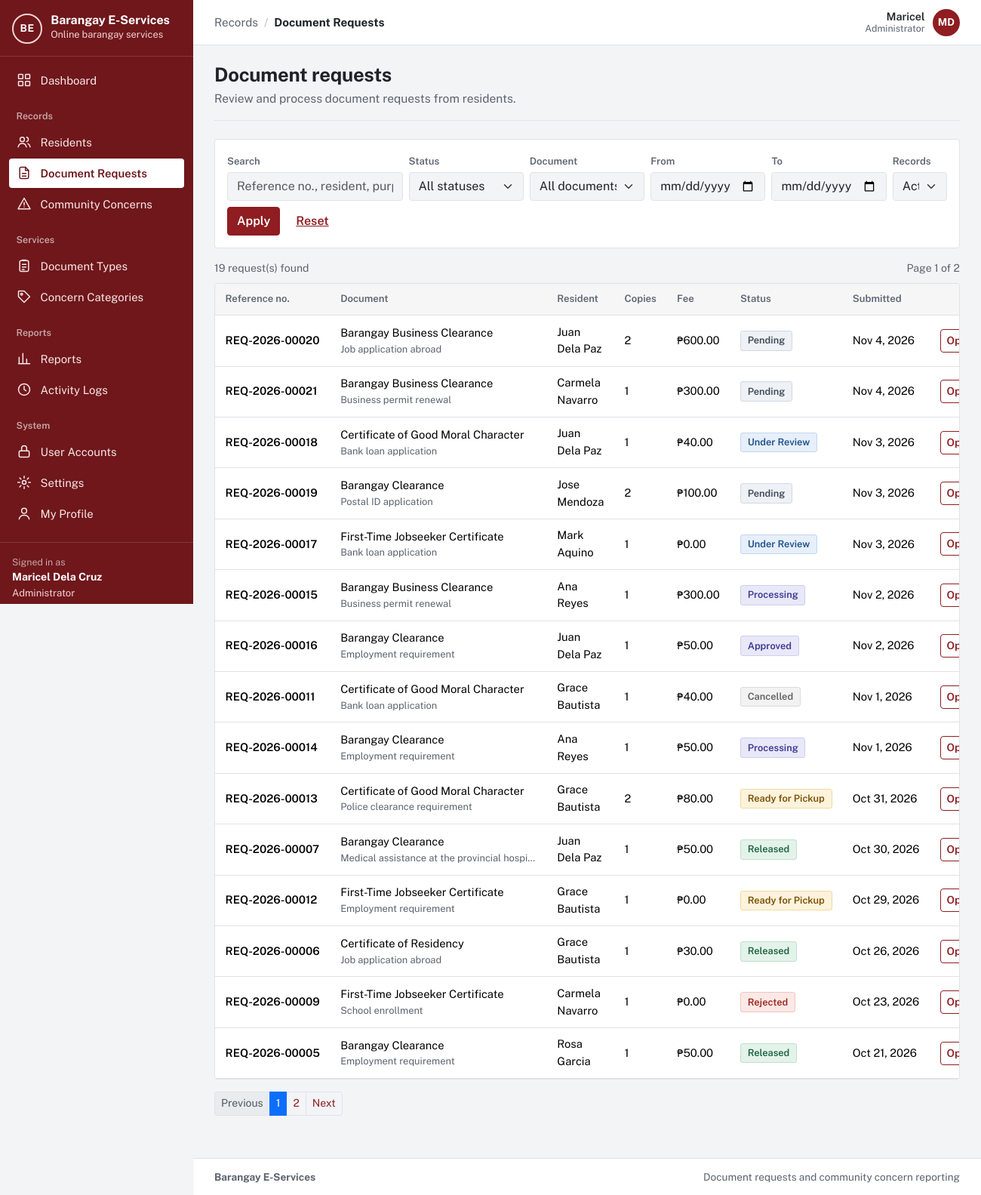
Screenshot of /requests.php (signed in) with the database file from the repository.
### tables this page shows
CREATE TABLE `users` (
  `user_id` int(10) unsigned NOT NULL AUTO_INCREMENT,
  `role_id` tinyint(3) unsigned NOT NULL,
  `purok_id` smallint(5) unsigned DEFAULT NULL,
  `first_name` varchar(60) NOT NULL,
  `last_name` varchar(60) NOT NULL,
  `email` varchar(120) NOT NULL,
  `contact_no` varchar(13) DEFAULT NULL,
  `street_address` varchar(150) DEFAULT NULL,
  `password_hash` varchar(255) NOT NULL,
  `email_verified_at` datetime DEFAULT NULL,
  `is_active` tinyint(1) NOT NULL DEFAULT 1,
  `failed_logins` tinyint(3) unsigned NOT NULL DEFAULT 0,
  `locked_until` datetime DEFAULT NULL,
  `created_at` datetime NOT NULL DEFAULT current_timestamp(),
  `updated_at` datetime NOT NULL DEFAULT current_timestamp() ON UPDATE current_timestamp(),
  PRIMARY KEY (`user_id`),
  UNIQUE KEY `email` (`email`),
  KEY `fk_users_purok` (`purok_id`),
  KEY `idx_users_role` (`role_id`),
  CONSTRAINT `fk_users_purok` FOREIGN KEY (`purok_id`) REFERENCES `puroks` (`purok_id`) ON DELETE SET NULL,
  CONSTRAINT `fk_users_role` FOREIGN KEY (`role_id`) REFERENCES `roles` (`role_id`)
);

CREATE TABLE `roles` (
  `role_id` tinyint(3) unsigned NOT NULL,
  `role_key` varchar(20) NOT NULL,
  `role_name` varchar(50) NOT NULL,
  PRIMARY KEY (`role_id`),
  UNIQUE KEY `role_key` (`role_key`)
);

CREATE TABLE `document_requests` (
  `request_id` int(10) unsigned NOT NULL AUTO_INCREMENT,
  `reference_no` varchar(20) DEFAULT NULL,
  `resident_id` int(10) unsigned NOT NULL,
  `doc_type_id` smallint(5) unsigned NOT NULL,
  `purpose` varchar(255) NOT NULL,
  `copies` tinyint(3) unsigned NOT NULL DEFAULT 1,
  `fee_amount` decimal(8,2) NOT NULL,
  `status` enum('Pending','Under Review','Approved','Rejected','Processing','Ready for Pickup','Released','Cancelled') NOT NULL DEFAULT 'Pending',
  `remarks` varchar(500) DEFAULT NULL,
  `handled_by` int(10) unsigned DEFAULT NULL,
  `is_archived` tinyint(1) NOT NULL DEFAULT 0,
  `created_at` datetime NOT NULL DEFAULT current_timestamp(),
  `updated_at` datetime NOT NULL DEFAULT current_timestamp() ON UPDATE current_timestamp(),
  PRIMARY KEY (`request_id`),
  UNIQUE KEY `reference_no` (`reference_no`),
  KEY `fk_dr_resident` (`resident_id`),
  KEY `fk_dr_doctype` (`doc_type_id`),
  KEY `fk_dr_handler` (`handled_by`),
  KEY `idx_dr_status` (`status`),
  KEY `idx_dr_created` (`created_at`),
  CONSTRAINT `fk_dr_doctype` FOREIGN KEY (`doc_type_id`) REFERENCES `document_types` (`doc_type_id`),
  CONSTRAINT `fk_dr_handler` FOREIGN KEY (`handled_by`) REFERENCES `users` (`user_id`) ON DELETE SET NULL,
  CONSTRAINT `fk_dr_resident` FOREIGN KEY (`resident_id`) REFERENCES `users` (`user_id`),
  CONSTRAINT `chk_dr_copies` CHECK (`copies` between 1 and 5)
);

CREATE TABLE `document_types` (
  `doc_type_id` smallint(5) unsigned NOT NULL AUTO_INCREMENT,
  `name` varchar(100) NOT NULL,
  `description` varchar(500) NOT NULL,
  `fee` decimal(8,2) NOT NULL DEFAULT 0.00,
  `processing_days` tinyint(3) unsigned NOT NULL DEFAULT 1,
  `is_archived` tinyint(1) NOT NULL DEFAULT 0,
  `created_at` datetime NOT NULL DEFAULT current_timestamp(),
  `updated_at` datetime NOT NULL DEFAULT current_timestamp() ON UPDATE current_timestamp(),
  PRIMARY KEY (`doc_type_id`),
  UNIQUE KEY `name` (`name`),
  CONSTRAINT `chk_dt_fee` CHECK (`fee` >= 0),
  CONSTRAINT `chk_dt_days` CHECK (`processing_days` between 1 and 30)
);

### requests.php (the view, shortened to what the rows shown need)
<?php
require __DIR__ . '/app/bootstrap.php';
$user = require_role(ROLE_RESIDENT, ROLE_STAFF, ROLE_ADMIN);
$isResident = $user['role_key'] === ROLE_RESIDENT;
$statuses = ['Pending', 'Under Review', 'Approved', 'Rejected', 'Processing', 'Ready for Pickup', 'Released', 'Cancelled'];
$f = [
    'q'        => query_param('q'),
    'status'   => in_array(query_param('status'), $statuses, true) ? query_param('status') : '',
    'type'     => ctype_digit(query_param('type')) ? query_param('type') : '',
    'from'     => preg_match('/^\d{4}-\d{2}-\d{2}$/', query_param('from')) ? query_param('from') : '',
    'to'       => preg_match('/^\d{4}-\d{2}-\d{2}$/', query_param('to')) ? query_param('to') : '',
    'archived' => in_array(query_param('archived'), ['1', 'all'], true) ? query_param('archived') : '',
];
$where = [];
$params = [];
if ($isResident) {
    $where[] = 'dr.resident_id = ?';
    $params[] = (int) $user['user_id'];
} elseif ($f['archived'] === '1') {
    $where[] = 'dr.is_archived = 1';
} elseif ($f['archived'] === '') {
    $where[] = 'dr.is_archived = 0';
}
$whereSql = $where ? 'WHERE ' . implode(' AND ', $where) : '';
$from = "FROM document_requests dr
         JOIN document_types dt ON dt.doc_type_id = dr.doc_type_id
         JOIN users u ON u.user_id = dr.resident_id $whereSql";
$total = (int) db_value("SELECT COUNT(*) $from", $params);
[$limit, $offset, $page, $pages] = paginate($total);
$rows = db_all(
    "SELECT dr.request_id, dr.reference_no, dr.status, dr.copies, dr.fee_amount, dr.purpose, dr.created_at, dr.updated_at, dr.is_archived,
            dt.name AS doc_name, u.first_name, u.last_name
     $from ORDER BY dr.created_at DESC, dr.request_id DESC LIMIT ? OFFSET ?",
    array_merge($params, [$limit, $offset])
);
$pageTitle = $isResident ? 'My document requests' : 'Document requests';
$activeNav = 'requests';
require APP_ROOT . '/app/views/header.php';
?>
<div class="page-head">
  <div>
    <h1><?= e($pageTitle) ?></h1>
    <p><?= $isResident ? 'Track the status of every document you have requested.' : 'Review and process document requests from residents.' ?></p>
  </div>
</div>
<form class="filters" method="get" role="search" aria-label="Filter requests">
  <div class="row g-2 align-items-end">
    <div class="col-md-3">
      <label class="form-label" for="q">Search</label>
      <input class="form-control" id="q" name="q" value="<?= e($f['q']) ?>" placeholder="<?= $isResident ? 'Reference no. or purpose' : 'Reference no., resident, purpose' ?>">
    </div>
  </div>
</form>
<div class="table-wrap">
  <?php if (!$rows): ?>
    <div class="empty">
      <p>No document requests match these filters.</p>
      <?php if ($isResident): ?><a class="btn btn-primary btn-sm" href="<?= e(url('resident/request-form.php')) ?>">Request a document</a><?php endif; ?>
    </div>
  <?php else: ?>
  <table class="table">
    <thead>
      <tr>
        <th scope="col">Reference no.</th>
        <th scope="col">Document</th>
        <?php if (!$isResident): ?><th scope="col">Resident</th><?php endif; ?>
        <th scope="col">Copies</th>
        <th scope="col">Fee</th>
        <th scope="col">Status</th>
        <th scope="col">Submitted</th>
        <th scope="col"><span class="visually-hidden">Actions</span></th>
      </tr>
    </thead>
    <tbody>
    <?php foreach ($rows as $r): ?>
      <tr>
        <td class="ref"><?= e($r['reference_no']) ?></td>
        <td><?= e($r['doc_name']) ?><div class="small text-muted text-truncate cell-clip"><?= e($r['purpose']) ?></div></td>
        <?php if (!$isResident): ?><td><?= e(full_name($r)) ?></td><?php endif; ?>
        <td><?= (int) $r['copies'] ?></td>
        <td class="nowrap"><?= e(peso($r['fee_amount'])) ?></td>
        <td><?= status_badge($r['status']) ?><?= $r['is_archived'] ? ' <span class="status status-muted">Archived</span>' : '' ?></td>
        <td class="nowrap"><?= e(format_date($r['created_at'])) ?></td>
        <td class="text-end"><a class="btn btn-sm btn-outline-primary" href="<?= e(url('request.php?id=' . (int) $r['request_id'])) ?>">Open<span class="visually-hidden"> <?= e($r['reference_no']) ?></span></a></td>
      </tr>
    <?php endforeach; ?>
    </tbody>
  </table>
  <?php endif; ?>
</div>
<?php require APP_ROOT . '/app/views/footer.php'; ?>

### app/views/header.php (shortened to what the rows shown need)
<?php
$user = current_user();
$role = $user['role_key'] ?? null;
$verified = $user && is_verified($user);
$activeNav = $activeNav ?? '';
$appLayout = $user && $verified;
$groups = [];
if ($appLayout && $role === ROLE_ADMIN) {
    $groups = [
        '' => ['dashboard' => ['admin/dashboard.php', 'Dashboard', 'dashboard']],
        'Records' => [
            'residents' => ['residents.php', 'Residents', 'residents'],
            'requests'  => ['requests.php', 'Document Requests', 'document'],
            'concerns'  => ['concerns.php', 'Community Concerns', 'concern'],
        ],
        'Services' => [
            'doctypes'   => ['admin/document-types.php', 'Document Types', 'services'],
            'categories' => ['admin/categories.php', 'Concern Categories', 'category'],
        ],
        'Reports' => [
            'reports' => ['reports.php', 'Reports', 'reports'],
            'logs'    => ['admin/logs.php', 'Activity Logs', 'logs'],
        ],
        'System' => [
            'users'    => ['admin/users.php', 'User Accounts', 'accounts'],
            'settings' => ['admin/settings.php', 'Settings', 'settings'],
            'profile'  => ['profile.php', 'My Profile', 'profile'],
        ],
    ];
}
$crumbGroup = '';
$crumbItem = $pageTitle ?? '';
foreach ($groups as $label => $items) {
    if (isset($items[$activeNav])) {
        $crumbGroup = $label;
        $crumbItem = $items[$activeNav][1];
    }
}
?><!doctype html>
<html lang="en">
<head>
  <link rel="stylesheet" href="<?= e(asset('vendor/bootstrap/bootstrap.min.css')) ?>">
  <link rel="stylesheet" href="<?= e(asset('css/app.css')) ?>">
</head>
<body class="<?= $appLayout ? 'app-body' : 'public-body' ?>">
<?php if ($appLayout): ?>
<div class="app-shell">
  <aside class="sidebar offcanvas-lg offcanvas-start" id="sidebar" tabindex="-1" aria-label="Main navigation">
    <div class="sidebar-brand">
      <a class="brand" href="<?= e(url(home_path_for_role($role))) ?>">
        <?= render_app_mark() ?>
        <span class="brand-text">
          <span class="brand-name"><?= e(app_name()) ?></span>
          <span class="brand-sub">Online barangay services</span>
        </span>
      </a>
    </div>
    <nav class="sidebar-nav">
      <?php foreach ($groups as $label => $items): ?>
        <?php if ($label !== ''): ?><div class="sidebar-heading"><?= e($label) ?></div><?php endif; ?>
        <ul class="sidebar-list">
          <?php foreach ($items as $key => [$path, $itemLabel, $iconName]): ?>
            <li>
              <a class="sidebar-link<?= $key === $activeNav ? ' active' : '' ?>" <?= $key === $activeNav ? 'aria-current="page"' : '' ?> href="<?= e(url($path)) ?>">
                <?= icon($iconName) ?><span><?= e($itemLabel) ?></span>
              </a>
            </li>
          <?php endforeach; ?>
        </ul>
      <?php endforeach; ?>
    </nav>
    <div class="sidebar-user">
      <div class="sidebar-user-label">Signed in as</div>
      <div class="sidebar-user-name"><?= e(full_name($user)) ?></div>
      <div class="sidebar-user-role"><?= e($user['role_name']) ?></div>
      <form method="post" action="<?= e(url('auth/logout.php')) ?>">
      </form>
    </div>
  </aside>
  <div class="app-main">
    <header class="topbar">
      <nav class="topbar-crumb" aria-label="You are here">
        <?php if ($crumbGroup !== ''): ?><span class="crumb-group"><?= e($crumbGroup) ?></span><span class="crumb-sep" aria-hidden="true">/</span><?php endif; ?>
        <span class="crumb-item"><?= e($crumbItem) ?></span>
      </nav>
      <div class="topbar-user">
        <span class="topbar-user-text"><span class="topbar-user-name"><?= e($user['first_name']) ?></span><span class="topbar-user-role"><?= e($user['role_name']) ?></span></span>
        <a class="avatar" href="<?= e(url('profile.php')) ?>" title="My profile" aria-label="My profile"><?= e(mb_strtoupper(mb_substr($user['first_name'], 0, 1) . mb_substr($user['last_name'], 0, 1))) ?></a>
      </div>
    </header>
    <main id="main" class="page">
<?php endif; ?>

### app/lib/workflow.php (shortened to what the rows shown need)
<?php
function status_badge(string $status): string
{
    $tone = match ($status) {
        'Pending', 'Submitted'                    => 'waiting',
        'Under Review', 'Assigned'                => 'review',
        'Approved', 'Processing', 'In Progress'   => 'active',
        'Ready for Pickup', 'Resolved'            => 'ready',
        'Released', 'Closed'                      => 'done',
        'Rejected'                                => 'stopped',
        'Cancelled', 'Withdrawn'                  => 'muted',
        default                                   => 'muted',
    };
    return '<span class="status status-' . $tone . '">' . e($status) . '</span>';
}

### rows the page displays
users: full_name($user) "Maricel Dela Cruz", role.role_name "Administrator", first_name "Maricel", first_name+last_name "MD", role.role_key "Document requests"
document_requests: reference_no "REQ-2026-00020", doc_type.name "Barangay Business Clearance", purpose "Job application abroad", resident.last_name "Juan Dela Paz", copies "2", fee_amount "₱600.00", status "Pending", created_at "Nov 4, 2026"
document_requests: reference_no "REQ-2026-00021", doc_type.name "Barangay Business Clearance", purpose "Business permit renewal", resident.last_name "Carmela Navarro", copies "1", fee_amount "₱300.00", status "Pending", created_at "Nov 4, 2026"
document_requests: reference_no "REQ-2026-00018", doc_type.name "Certificate of Good Moral Character", purpose "Bank loan application", resident.last_name "Juan Dela Paz", copies "1", fee_amount "₱40.00", status "Under Review", created_at "Nov 3, 2026"
document_requests: reference_no "REQ-2026-00019", doc_type.name "Barangay Clearance", purpose "Postal ID application", resident.last_name "Jose Mendoza", copies "2", fee_amount "₱100.00", status "Pending", created_at "Nov 3, 2026"
document_requests: reference_no "REQ-2026-00017", doc_type.name "First-Time Jobseeker Certificate", purpose "Bank loan application", resident.last_name "Mark Aquino", copies "1", fee_amount "₱0.00", status "Under Review", created_at "Nov 3, 2026"
document_requests: reference_no "REQ-2026-00015", doc_type.name "Barangay Business Clearance", purpose "Business permit renewal", resident.last_name "Ana Reyes", copies "1", fee_amount "₱300.00", status "Processing", created_at "Nov 2, 2026"
document_requests: reference_no "REQ-2026-00016", doc_type.name "Barangay Clearance", purpose "Employment requirement", resident.last_name "Juan Dela Paz", copies "1", fee_amount "₱50.00", status "Approved", created_at "Nov 2, 2026"
document_requests: reference_no "REQ-2026-00011", doc_type.name "Certificate of Good Moral Character", purpose "Bank loan application", resident.last_name "Grace Bautista", copies "1", fee_amount "₱40.00", status "Cancelled", created_at "Nov 1, 2026"
document_requests: reference_no "REQ-2026-00014", doc_type.name "Barangay Clearance", purpose "Employment requirement", resident.last_name "Ana Reyes", copies "1", fee_amount "₱50.00", status "Processing", created_at "Nov 1, 2026"
document_requests: reference_no "REQ-2026-00013", doc_type.name "Certificate of Good Moral Character", purpose "Police clearance requirement", resident.last_name "Grace Bautista", copies "2", fee_amount "₱80.00", status "Ready for Pickup", created_at "Oct 31, 2026"
document_requests: reference_no "REQ-2026-00007", doc_type.name "Barangay Clearance", purpose "Medical assistance at the provincial hospi…", resident.last_name "Juan Dela Paz", copies "1", fee_amount "₱50.00", status "Released", created_at "Oct 30, 2026"
document_requests: reference_no "REQ-2026-00012", doc_type.name "First-Time Jobseeker Certificate", purpose "Employment requirement", resident.last_name "Grace Bautista", copies "1", fee_amount "₱0.00", status "Ready for Pickup", created_at "Oct 29, 2026"
document_requests: reference_no "REQ-2026-00006", doc_type.name "Certificate of Residency", purpose "Job application abroad", resident.last_name "Grace Bautista", copies "1", fee_amount "₱30.00", status "Released", created_at "Oct 26, 2026"
document_requests: reference_no "REQ-2026-00009", doc_type.name "First-Time Jobseeker Certificate", purpose "School enrollment", resident.last_name "Carmela Navarro", copies "1", fee_amount "₱0.00", status "Rejected", created_at "Oct 23, 2026"
document_requests: reference_no "REQ-2026-00005", doc_type.name "Barangay Clearance", purpose "Employment requirement", resident.last_name "Rosa Garcia", copies "1", fee_amount "₱50.00", status "Released", created_at "Oct 21, 2026"

### other values shown
app_name() "Barangay E-Services"
$itemLabel "Dashboard"
$label "Records"
$itemLabel "Residents"
$itemLabel "Document Requests"
$itemLabel "Community Concerns"
$label "Services"
$itemLabel "Document Types"
$itemLabel "Concern Categories"
$label "Reports"
$itemLabel "Reports"
$itemLabel "Activity Logs"
$label "System"
$itemLabel "User Accounts"
$itemLabel "Settings"
